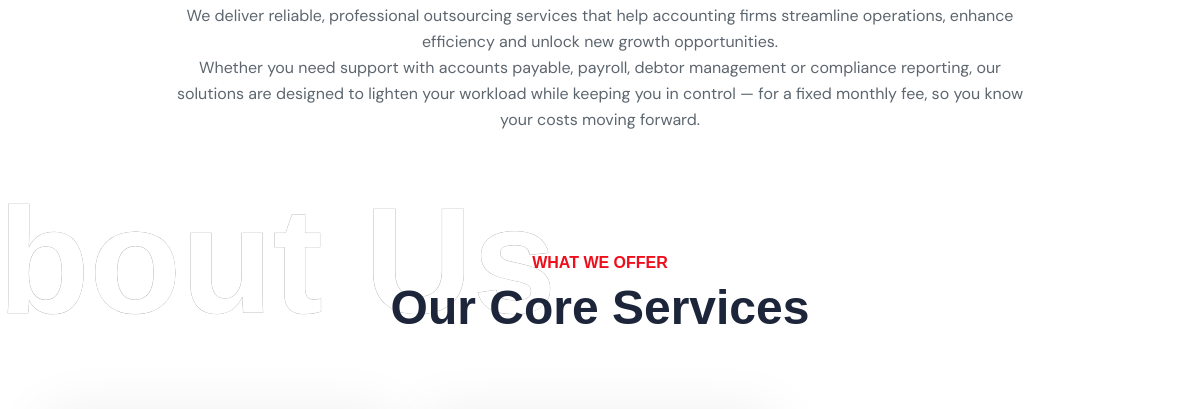
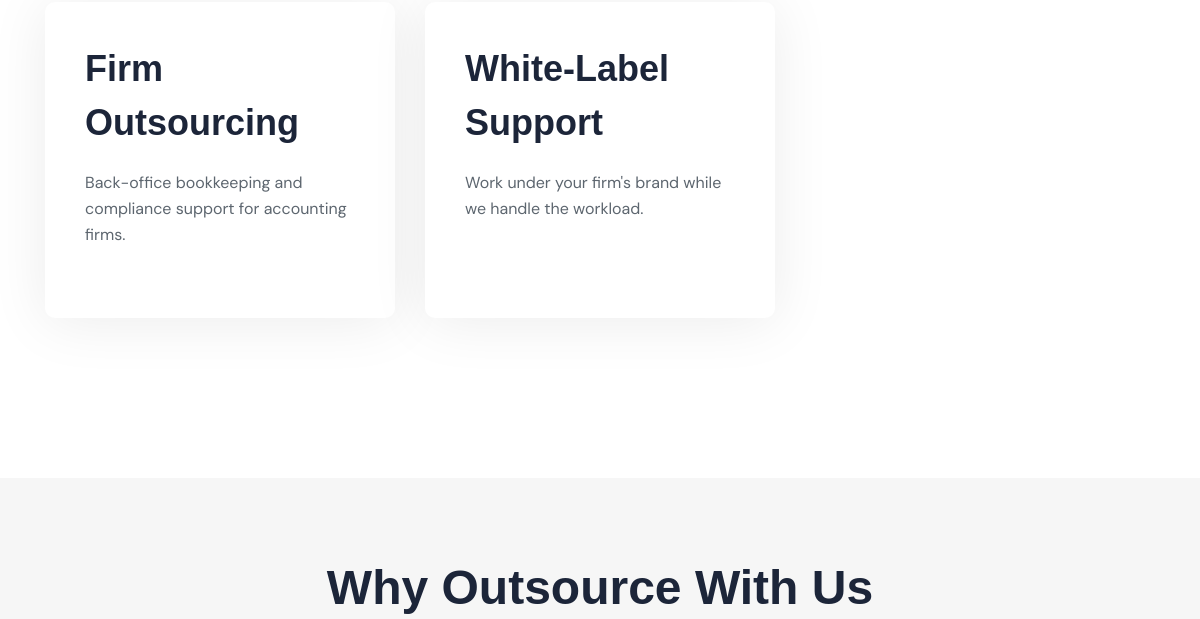
Before: /accounting-firm-outsourcing.php (middle part) with the older database file (2 pictures, top to bottom).
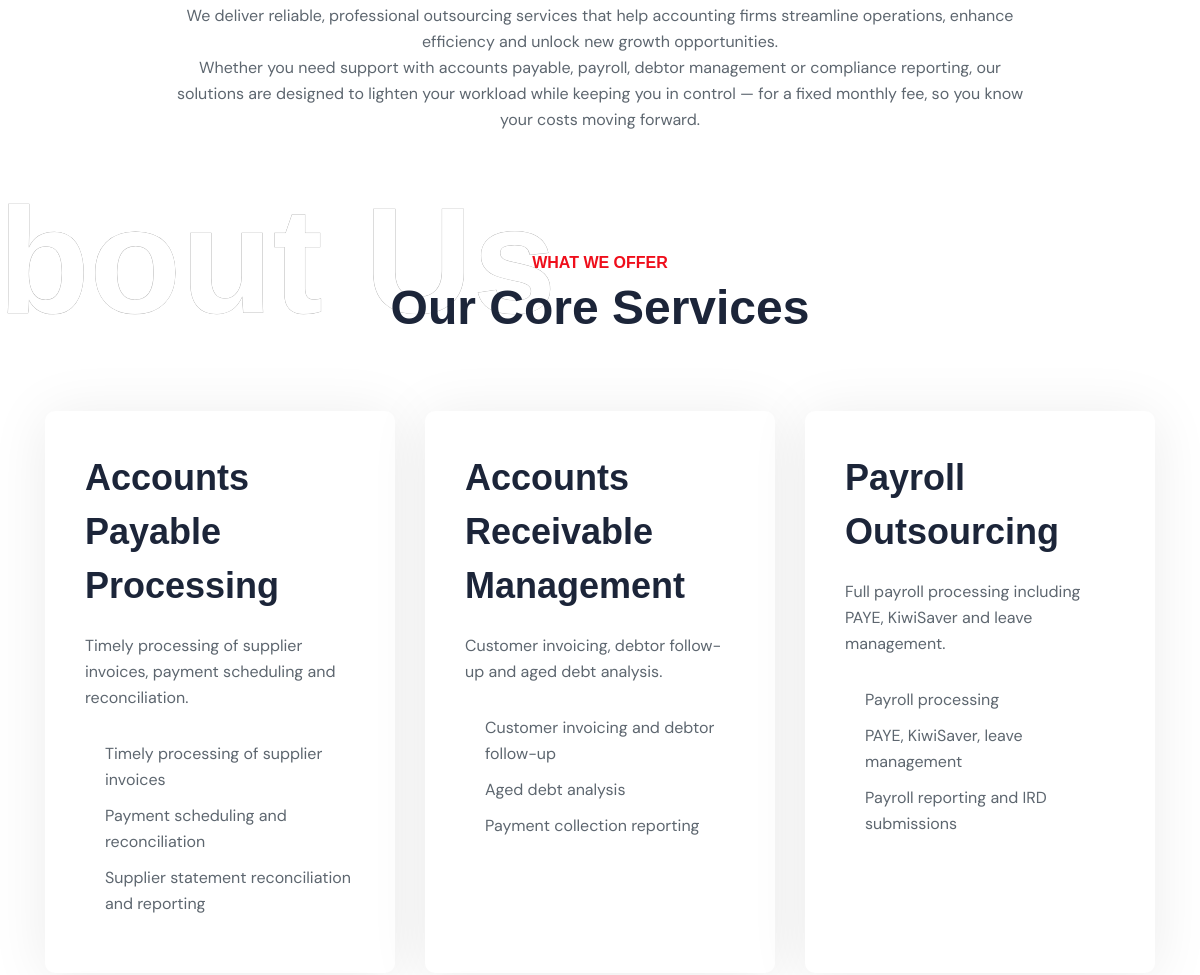
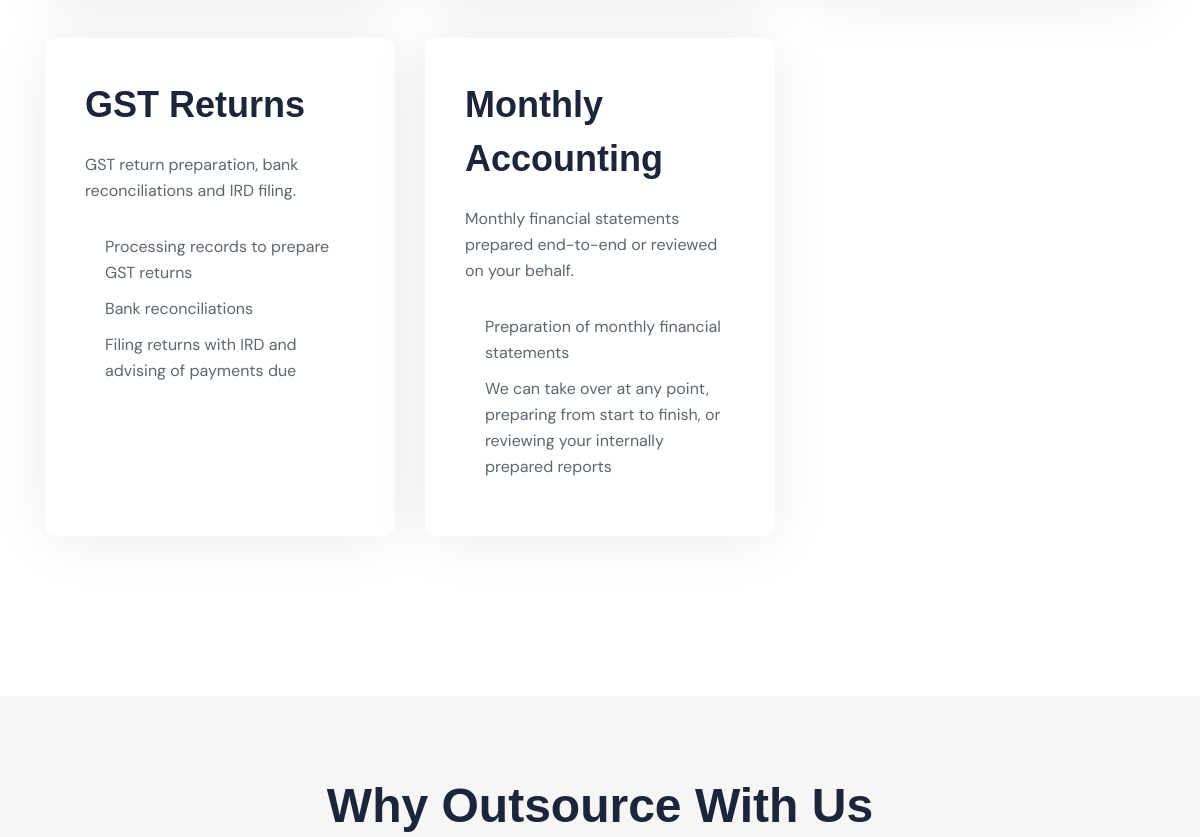
After: the same page with the newer database file (2 pictures, top to bottom).
### tables this page shows
CREATE TABLE IF NOT EXISTS services (
    id                INT UNSIGNED AUTO_INCREMENT PRIMARY KEY,
    title             VARCHAR(190)        NOT NULL,
    slug              VARCHAR(190)        NOT NULL UNIQUE,
    branch            ENUM('bookkeeping','firm_outsourcing') NOT NULL DEFAULT 'bookkeeping',
    short_description VARCHAR(400)                 DEFAULT NULL,
    description       LONGTEXT                     DEFAULT NULL,
    icon              VARCHAR(120)                 DEFAULT NULL,
    image             VARCHAR(255)                 DEFAULT NULL,
    sort_order        INT                 NOT NULL DEFAULT 0,
    created_at        DATETIME            NOT NULL DEFAULT CURRENT_TIMESTAMP
);

### accounting-firm-outsourcing.php (called while the page is built, shortened)
<?php
$introText    = "We deliver reliable, professional outsourcing services that help accounting firms streamline operations, enhance efficiency and unlock new growth opportunities.\nWhether you need support with accounts payable, payroll, debtor management or compliance reporting, our solutions are designed to lighten your workload while keeping you in control — for a fixed monthly fee, so you know your costs moving forward.";
$whyHeading = 'Why Outsource With Us';
require __DIR__ . '/includes/header.php';
require __DIR__ . '/includes/branch-page.php';
require __DIR__ . '/includes/footer.php';

### includes/functions.php (called while the page is built, shortened)
<?php
function e(?string $value): string
{
    return htmlspecialchars($value ?? '', ENT_QUOTES, 'UTF-8');
}

### includes/branch-page.php (the view, shortened to what this page needs)
<?php
$pdo = db();
$services = [];
if ($pdo) {
    try {
        $stmt = $pdo->prepare('SELECT * FROM services WHERE branch = :b ORDER BY sort_order ASC, id ASC');
        $stmt->execute(['b' => $branch]);
        $services = $stmt->fetchAll();
    } catch (Throwable $e) {
    }
}
?>
<div class="rts-about-area rts-section-gap">
    <div class="container">
        <div class="flex flex-wrap -mx-[15px]">
            <div class="w-full px-[15px] text-center" style="max-width:900px;margin:0 auto;">
                <p class="disc mt--20"><?php echo nl2br(e($introText)); ?></p>
            </div>
        </div>
    </div>
</div>
<?php if (!empty($services)): ?>
<div class="rts-service-area rts-section-gapBottom">
    <div class="container">
        <div class="flex flex-wrap -mx-[15px]">
            <div class="w-full px-[15px]">
                <div class="rts-title-area text-center">
                    <p class="pre-title">What We Offer</p>
                    <h2 class="title">Our Core Services</h2>
                </div>
            </div>
        </div>
        <div class="flex flex-wrap -mx-[15px] mt--50">
            <?php foreach ($services as $service): ?>
            <div class="xl:w-1/3 px-[15px] md:w-1/2 sm:w-full w-full pb--40">
                <div class="single-service-home-six" style="height:100%;">
                    <div class="inner">
                        <h3 class="title"><?php echo e($service['title']); ?></h3>
                        <?php if (!empty($service['short_description'])): ?>
                            <p class="disc"><?php echo e($service['short_description']); ?></p>
                        <?php endif; ?>
                        <?php if (!empty($service['description'])): ?>
                            <div class="disc" style="margin-top:10px;"><?php echo $service['description']; ?></div>
                        <?php endif; ?>
                    </div>
                </div>
            </div>
            <?php endforeach; ?>
        </div>
    </div>
</div>
<?php endif; ?>
<div class="rts-about-area rts-section-gapBottom bg-team-color">
    <div class="container ptb--80">
        <div class="flex flex-wrap -mx-[15px]">
            <div class="w-full px-[15px] text-center">
                <h2 class="title"><?php echo e($whyHeading); ?></h2>
            </div>
        </div>
    </div>
</div>

Changed rows visible on the page:
changed services: title "Firm Outsourcing" → "Accounts Payable Processing"; short_description "Back-office bookkeeping and compliance support for accounting firms." → "Timely processing of supplier invoices, payment scheduling and reconciliation."; description (not shown) → "Timely processing of supplier invoices Payment scheduling and reconciliation Supplier statement reconciliation and reporting"
changed services: title "White-Label Support" → "Accounts Receivable Management"; short_description "Work under your firm's brand while we handle the workload." → "Customer invoicing, debtor follow-up and aged debt analysis."; description (not shown) → "Customer invoicing and debtor follow-up Aged debt analysis Payment collection reporting"
added services: title "Payroll Outsourcing", short_description "Full payroll processing including PAYE, KiwiSaver and leave management.", description "Payroll processing PAYE, KiwiSaver, leave management Payroll reporting and IRD submissions"
added services: title "GST Returns", short_description "GST return preparation, bank reconciliations and IRD filing.", description "Processing records to prepare GST returns Bank reconciliations Filing returns with IRD and advising of payments due"
added services: title "Monthly Accounting", short_description "Monthly financial statements prepared end-to-end or reviewed on your behalf.", description "Preparation of monthly financial statements We can take over at any point, preparing from start to finish, or reviewing your internally prepared reports"
